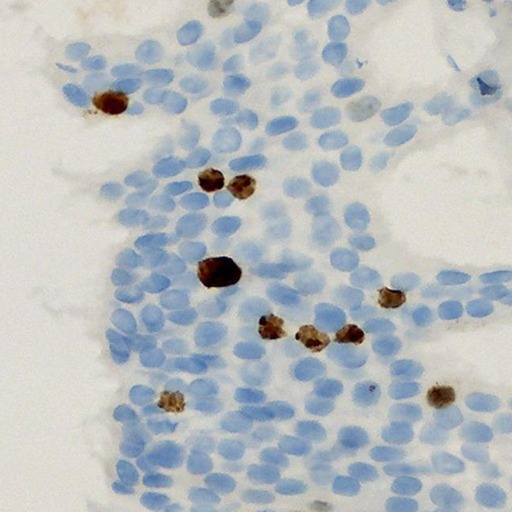
#> input picture app/desktop/assets/sample_field.jpg, 512 x 512 px
$ python -i lumen.py   (imports and definitions only)
#> lines starting #> are read from the running program, lines starting #| are printed output that depends on the picture; after the words box and inside, x2 and y2 are one past the last pixel; in counts of white or black regions, pixels touching at a corner belong together
### core/ihc/stain.py
"""Haematoxylin-DAB colour deconvolution and per-nucleus DAB optical density.

Default stain vectors are Ruifrok & Johnston's (the same ones skimage.rgb2hed uses).
`estimate_hdab_matrix` fits the lab's own H and DAB vectors from a few representative
frames (Macenko-style: principal plane of tissue OD, then the extreme angles), which
matters because DAB hue and counterstain strength vary between labs and batches.
"""
from __future__ import annotations

import json
from pathlib import Path

import numpy as np

# rows = stain OD vectors (R, G, B); from skimage.color.colorconv.rgb_from_hed
RUIFROK_H = np.array([0.65, 0.70, 0.29])
RUIFROK_DAB = np.array([0.27, 0.57, 0.78])


def _unit(v):
    return v / np.linalg.norm(v)


class StainMatrix:
    def __init__(self, h=RUIFROK_H, dab=RUIFROK_DAB, background=(255.0, 255.0, 255.0)):
        h, dab = _unit(np.asarray(h, float)), _unit(np.asarray(dab, float))
        res = _unit(np.cross(h, dab))
        self.rgb_from_stain = np.stack([h, dab, res])          # (3 stains, 3 channels)
        self.stain_from_rgb = np.linalg.inv(self.rgb_from_stain)
        self.background = np.asarray(background, float)       # white level (flat-field)

    def od(self, rgb: np.ndarray) -> np.ndarray:
        I0 = self.background
        return (-np.log10(np.clip(rgb.astype(np.float32), 1, None) / I0)).clip(0)

    def concentrations(self, rgb: np.ndarray) -> np.ndarray:
        """(H,W,3) uint8 RGB -> (H,W,3) float32 [haematoxylin, DAB, residual] optical density."""
        return (self.od(rgb) @ self.stain_from_rgb).astype(np.float32)

    def to_json(self) -> str:
        return json.dumps(dict(h=self.rgb_from_stain[0].tolist(), dab=self.rgb_from_stain[1].tolist(),
                               background=self.background.tolist()))

    # [44 lines left out: functions from_json, estimate_hdab_matrix, per_nucleus_stain, not called in this run]

### core/tubules/lumen.py
"""Tubule formation (Feature 8): gland lumen detection and tubular area at ~10x.

Works at 1 µm/px (a 10x camera frame is resized there from its calibrated µm/px).
  candidates : near-white connected regions (low total H&E optical density), 15 µm² .. 0.2 mm²
  features   : shape (µm), contents (secretion), and three rings around the space (0-6, 6-15,
               15-25 µm): haematoxylin / eosin density and nuclear-pixel fraction - a true lumen is
               lined by epithelium (dense ring of nuclei); stromal clefts, vessels, fat and tears
               are not - plus how many other white spaces are nearby (fat comes in clusters)
  classifier : LightGBM lumen vs non-lumen (models/tubule_lumen_lgbm.txt), trained on BreCaHAD
  tubule area: each accepted lumen + its epithelial lining (dilated by `lining_um` within tissue)
Tubule % = tubular area / invasive tumour area, accumulated over the mosaic (core.tubules.score).
"""
from __future__ import annotations

from dataclasses import dataclass, field
from pathlib import Path

import cv2
import numpy as np
from scipy import ndimage as ndi
from skimage.measure import regionprops

from core.ihc.stain import RUIFROK_H, StainMatrix

UM = 1.0                                      # working scale, µm/px
HE = StainMatrix(RUIFROK_H, np.array([0.07, 0.99, 0.11]))
MIN_AREA, MAX_AREA = 15.0, 200_000.0          # µm²
WHITE_OD = 0.22                               # total OD below this = unstained space
RINGS = [(0, 6), (6, 15), (15, 25)]           # µm


# [13 lines left out: functions white_balance, to_working, not called in this run]


def field_mask(img):
    """Inside the microscope field: excludes the black area outside the eyepiece circle of camera
    photos (it would read as extremely dense 'stain')."""
    v = img.max(-1)
    m = cv2.morphologyEx((v > 60).astype(np.uint8), cv2.MORPH_OPEN, np.ones((5, 5), np.uint8))
    return cv2.erode(m, np.ones((9, 9), np.uint8)) > 0


def white_mask(img):
    od = (-np.log10(np.clip(img.astype(np.float32), 1, 255) / 255)).sum(-1)
    m = ((od < WHITE_OD) & field_mask(img)).astype(np.uint8)
    m = cv2.morphologyEx(m, cv2.MORPH_OPEN, np.ones((2, 2), np.uint8))
    return m, od


@dataclass
class Candidates:
    labels: np.ndarray            # (h, w) component map at working scale (1..n)
    feats: np.ndarray             # (n, F)
    centroids: np.ndarray         # (n, 2) x, y at working scale
    areas: np.ndarray             # µm²
    tissue: np.ndarray            # (h, w) bool tissue mask
    scale: float                  # working px per frame px
    names: list = field(default_factory=list)


# [67 lines left out: function candidates, not called in this run]


class LumenClassifier:
    # [21 lines left out: functions __init__, predict, epithelium_mask, not called in this run]


@dataclass
class TubuleField:
    lumen_prob: np.ndarray
    lumens: np.ndarray            # (n,) bool accepted
    tubule_mask: np.ndarray       # (h, w) bool at working scale
    tissue: np.ndarray
    tumour: np.ndarray            # (h, w) bool invasive tumour at working scale
    scale: float

    @property
    def tumour_area_mm2(self):
        return float(self.tumour.sum()) * (UM / 1000) ** 2

    @property
    def tubule_area_mm2(self):
        return float((self.tubule_mask & self.tumour).sum()) * (UM / 1000) ** 2


# [33 lines left out: function analyze_field, not called in this run]

>>> import cv2
>>> picture = cv2.imread('../../app/desktop/assets/sample_field.jpg')
#> picture is the input picture: shape (512, 512, 3); mean B, G, R 191.3, 188.5, 183.3
>>> result = white_mask(picture)
#> in white_mask, `od = (-np.log10(np.clip(img.astype(np.float32), 1, 255) / 255)).sum(-1)`:
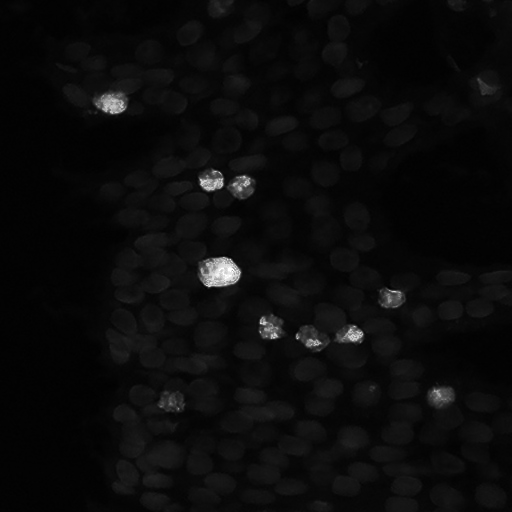
#> od: shape (512, 512) float32; min 0.12, max 7.22, mean 0.446; drawn with min black and max white
#> in field_mask, `v = img.max(-1)`:
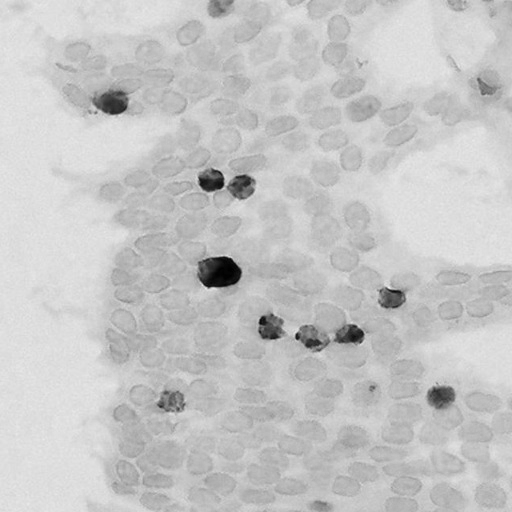
#> v: shape (512, 512); min 0, max 239, mean 197.7
#> in field_mask, `m = cv2.morphologyEx((v > 60).astype(np.uint8), cv2.MORPH_OPEN, np.one..`:
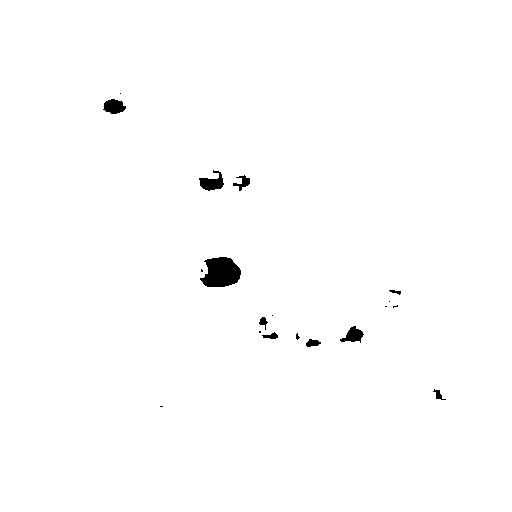
#> m: shape (512, 512); values 0 (black) and 1 (white), 99.2% white; 19 black regions (9 under 20 px), largest, box (x1, y1, x2, y2) and area: (200, 257, 241, 287) 914, (199, 170, 224, 191) 279, (103, 99, 126, 114) 245
#> in field_mask, `return cv2.erode(m, np.ones((9, 9), np.uint8)) > 0`:
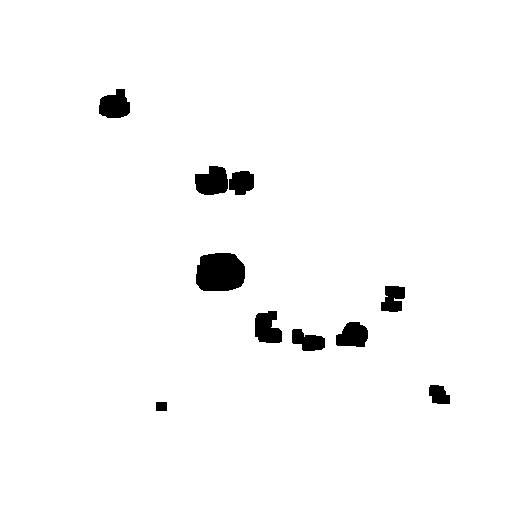
#> returned value: shape (512, 512) bool; 97.6% white; 10 black regions, largest, box (x1, y1, x2, y2) and area: (196, 253, 245, 291) 1616, (195, 166, 228, 195) 751, (99, 89, 130, 118) 676
#> in white_mask, `m = ((od < WHITE_OD) & field_mask(img)).astype(np.uint8)`:
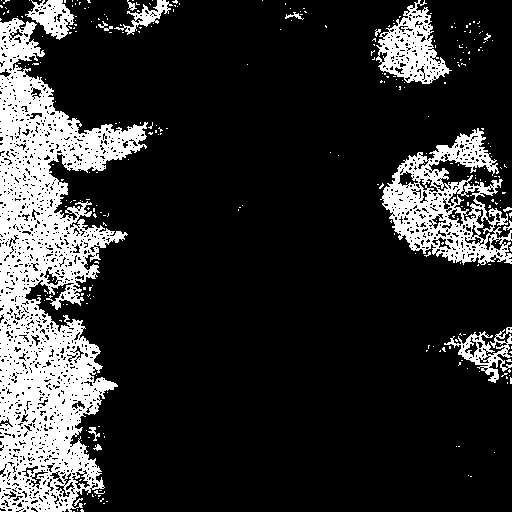
#> m: shape (512, 512); values 0 (black) and 1 (white), 18.3% white; 293 white regions (276 under 20 px), largest, box (x1, y1, x2, y2) and area: (0, 18, 148, 512) 33186, (380, 128, 512, 265) 7719, (376, 0, 452, 84) 2930
#> in white_mask, `m = cv2.morphologyEx(m, cv2.MORPH_OPEN, np.ones((2, 2), np.uint8))`:
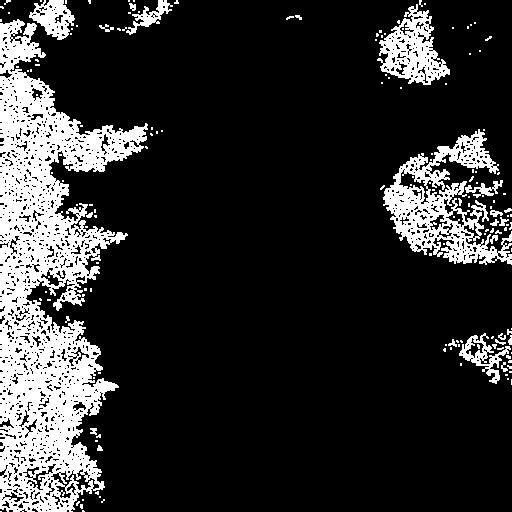
#> m: shape (512, 512); values 0 (black) and 1 (white), 17.7% white; 158 white regions (134 under 20 px), largest, box (x1, y1, x2, y2) and area: (0, 19, 148, 512) 32705, (383, 129, 512, 265) 6733, (377, 4, 450, 85) 2759
